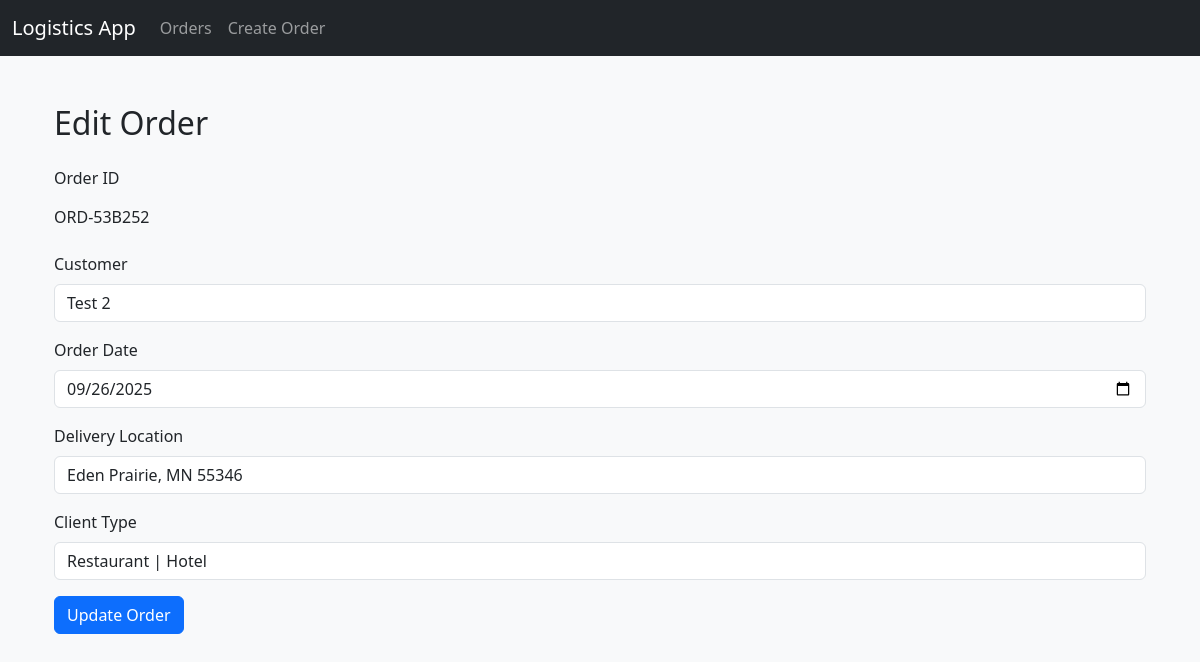
/order/2/update/, run on the app's committed database.
### logistics_app/models.py (models this page shows, shortened)
class Order(models.Model):
    customer = models.ForeignKey('Customer', on_delete=models.CASCADE, related_name='orders')
    order_id = models.CharField(max_length=20, unique=True, editable=False)
    order_date = models.DateField()
    delivery_location = models.CharField(max_length=255)
    client_type = models.CharField(max_length=100)
    eta = models.CharField(max_length=100, blank=True, null=True)

### logistics_app/views.py (the view)
# urls.py: path('order/<int:pk>/update/', order_update, name='order_update'),
def order_update(request, pk):
    order = get_object_or_404(Order, pk=pk)
    if request.method == 'POST':
        form = OrderForm(request.POST, instance=order, read_only=True)
        if form.is_valid():
            form.save()
            return redirect('order_list')
    else:
        form = OrderForm(instance=order, read_only=True)
    return render(request, 'logistics_app/order_form.html', {
        'form': form,
        'is_update': True,
    })

### logistics_app/forms.py (shortened to what this page needs)
class OrderForm(forms.ModelForm):
    def __init__(self, *args, **kwargs):
        read_only = kwargs.pop('read_only', False)
        super(OrderForm, self).__init__(*args, **kwargs)
        for field in self.fields.values():
            field.widget.attrs.update({'class': 'form-control'})
        if read_only and 'order_id' in self.fields:
            self.fields['order_id'].widget.attrs['readonly'] = True
    class Meta:
        model = Order
        fields = ['customer', 'order_date', 'delivery_location', 'client_type']
        widgets = {
            'order_date': forms.DateInput(attrs={'type': 'date', 'class': 'form-control'}),
            'delivery_location': forms.TextInput(attrs={'class': 'form-control'}),
            'client_type': forms.TextInput(attrs={'class': 'form-control'}),
        }
        labels = {
            'customer': 'Customer',
            'order_date': 'Order Date',
            'delivery_location': 'Delivery Location',
            'client_type': 'Client Type',
        }

### logistics_app/models.py (called while the page is built)
    def __str__(self):
        return self.name

### logistics_app/templates/logistics_app/order_form.html (shortened to what this page needs)
{% extends "base.html" %}
{% block content %}
<div class="container mt-5" id="form-container">
    <h2 class="mb-4">
        {% if is_update %} Edit Order {% else %} Create New Order {% endif %}
    </h2>
    <form method="post" novalidate>
        {% if is_update %}
            <div class="mb-3">
                <label class="form-label">Order ID</label>
                <p class="form-control-plaintext">{{ form.instance.order_id }}</p>
            </div>
        {% endif %}
        <div class="mb-3">
            <label for="{{ form.customer.id_for_label }}" class="form-label">Customer</label>
            {{ form.customer }}
        </div>
        <div class="mb-3">
            <label for="{{ form.order_date.id_for_label }}" class="form-label">Order Date</label>
            {{ form.order_date }}
        </div>
        <div class="mb-3">
            <label for="{{ form.delivery_location.id_for_label }}" class="form-label">Delivery Location</label>
            {{ form.delivery_location }}
        </div>
        <div class="mb-3">
            <label for="{{ form.client_type.id_for_label }}" class="form-label">Client Type</label>
            {{ form.client_type }}
        </div>
        <button type="submit" class="btn btn-primary">
            {% if is_update %} Update Order {% else %} Submit Order {% endif %}
        </button>
    </form>
</div>
{% endblock %}

### logistics_app/templates/base.html (style rules this page uses)
body { background-color: #f8f9fa; }

### data on the page
Order: instance.order_id "ORD-53B252", customer "Test 2", order_date "09/26/2025", delivery_location "Eden Prairie, MN 55346", client_type "Restaurant | Hotel"
